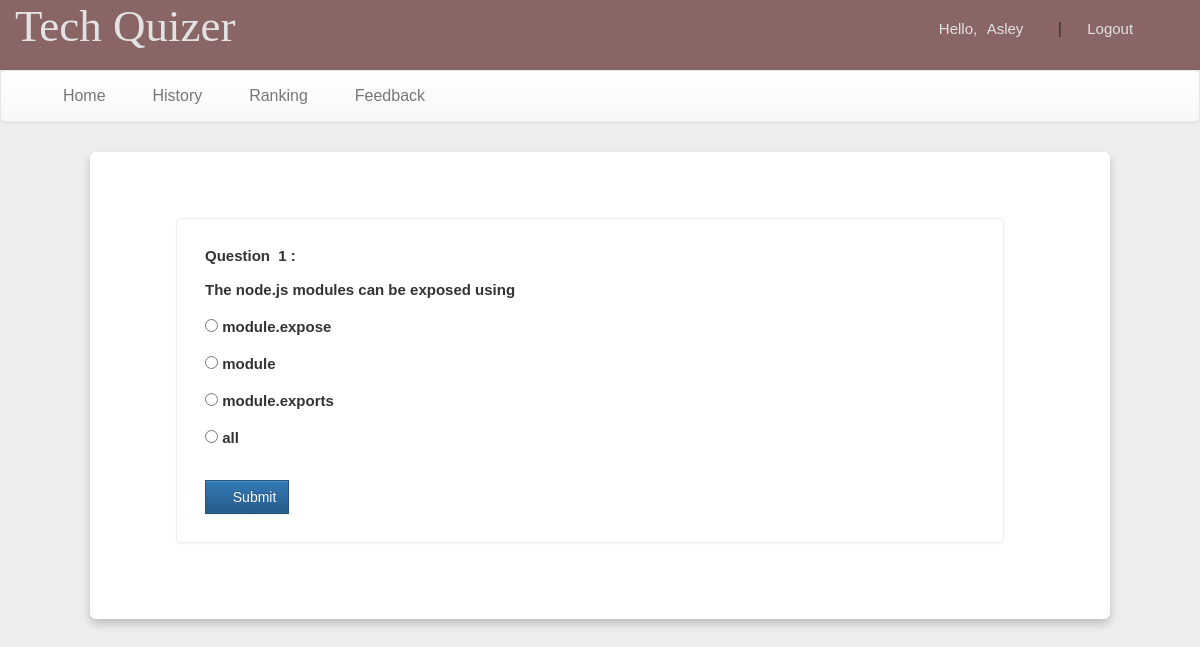
/account.php?q=quiz&step=2&eid=6073360884420&n=1&t=3 (signed in), run on the app's committed database.
### tables this page shows
CREATE TABLE `questions` (
  `eid` text NOT NULL,
  `qid` text NOT NULL,
  `qns` text NOT NULL,
  `choice` int(10) NOT NULL,
  `sn` int(11) NOT NULL
);

CREATE TABLE `options` (
  `qid` varchar(50) NOT NULL,
  `option` varchar(5000) NOT NULL,
  `optionid` text NOT NULL
);

### account.php (the view, shortened to what this page needs)
<!DOCTYPE html PUBLIC "-//W3C//DTD XHTML 1.0 Transitional//EN" "http://www.w3.org/TR/xhtml1/DTD/xhtml1-transitional.dtd">
<html xmlns="http://www.w3.org/1999/xhtml">
<head>
<link  rel="stylesheet" href="css/bootstrap.min.css"/>
 <link  rel="stylesheet" href="css/bootstrap-theme.min.css"/>
 <link rel="stylesheet" href="css/main.css">
 <link  rel="stylesheet" href="css/font.css">
</head>
<body>
<div class="header">
<div class="row">
<div class="col-lg-6">
<span class="logo">Tech Quizer</span></div>
<div class="col-md-4 col-md-offset-2">
 <?php
 include_once 'dbConnection.php';
  if(!(isset($_SESSION['email']))){
header("location:main.php");
}
else
{
$name = $_SESSION['name'];
echo '<span class="pull-right top title1" ><span class="log1"><span class="glyphicon glyphicon-user" aria-hidden="true"></span>&nbsp;&nbsp;&nbsp;&nbsp;Hello,</span> <a href="account.php?q=1" class="log log1">'.$name.'</a>&nbsp;|&nbsp;<a href="logout.php?q=account.php" class="log"><span class="glyphicon glyphicon-log-out" aria-hidden="true"></span>&nbsp;Logout</button></a></span>';
}?>
</div>
</div></div>
<div class="bg">
<nav class="navbar navbar-default title1">
  <div class="container-fluid">
    <div class="collapse navbar-collapse" id="bs-example-navbar-collapse-1">
      <ul class="nav navbar-nav">
        <li <?php if(@$_GET['q']==1) echo'class="active"'; ?> ><a href="account.php?q=1"><span class="glyphicon glyphicon-home" aria-hidden="true"></span>&nbsp;Home<span class="sr-only">(current)</span></a></li>
        <li <?php if(@$_GET['q']==2) echo'class="active"'; ?>><a href="account.php?q=2"><span class="glyphicon glyphicon-list-alt" aria-hidden="true"></span>&nbsp;History</a></li>
		<li <?php if(@$_GET['q']==3) echo'class="active"'; ?>><a href="account.php?q=3"><span class="glyphicon glyphicon-stats" aria-hidden="true"></span>&nbsp;Ranking</a></li>
    <li <?php if(@$_GET['q']==4) echo'class="active"'; ?>><a href="feedback.php"><span class="glyphicon glyphicon-comment" aria-hidden="true"></span>&nbsp;Feedback</a></li></ul>
      </div>
  </div>
</nav>
<div class="container">
<div class="row">
<div class="col-md-12">
<?php
if(@$_GET['q']== 'quiz' && @$_GET['step']== 2) {
$eid=@$_GET['eid'];
$sn=@$_GET['n'];
$total=@$_GET['t'];
$q=mysqli_query($con,"SELECT * FROM questions WHERE eid='$eid' AND sn='$sn' " );
echo '<div class="panel" style="margin:5%">';
while($row=mysqli_fetch_array($q) )
{
$qns=$row['qns'];
$qid=$row['qid'];
echo '<b>Question &nbsp;'.$sn.'&nbsp;:<br><br>'.$qns.' <br>';
}
$q=mysqli_query($con,"SELECT * FROM options WHERE qid='$qid' " );
echo '<form action="update.php?q=quiz&step=2&eid='.$eid.'&n='.$sn.'&t='.$total.'&qid='.$qid.'" method="POST"  class="form-horizontal">
<br />';
while($row=mysqli_fetch_array($q) )
{
$option=$row['option'];
$optionid=$row['optionid'];
echo'<input type="radio" name="ans" value="'.$optionid.'"><b> '.$option.' </b><br><br>';
}
echo'<br /><button type="submit" class="btn btn-primary" style="border-radius:0%"><span class="glyphicon glyphicon-lock" aria-hidden="true"></span>&nbsp;Submit</button></form></div>';
}
?>
</div></div></div></div>
</body>
</html>

### css/main.css (style rules this page uses)
body { overflow-x: hidden; width: 100%; font: 15px "Century Gothic", "Times Roman", sans-serif; background: #eee; min-height: 550px; background-attachment: fixed; }
.bg { min-height: 540px; }
.panel { border-color: #eee; padding: 28px; font: 15px "Century Gothic", "Times Roman", sans-serif; margin-left: -18px; margin-top: 22px; }
.header { background: #896565; height: 70px; }
.logo { font-family: "typo"; font-size: 45px; color: #e2e2e2; margin: 15px; }
.title1 { font: 16px "Century Gothic", "Times Roman", sans-serif; }
.top { margin-top: 20px; }
.log1 { font: 15px "Ubuntu", sans-serif; color: #e2e2e2; margin-left: 10px; }
.log { margin: 10px; margin-right: 30px; margin-left: 5px; color: #e2e2e2; text-decoration: none; font-size: 20px; font-size: 15px; }
.container { width: 85%; background: #fff; border-radius: 6px; padding: 20px 60px 30px 40px; box-shadow: 0 5px 10px rgba(0, 0, 0, 0.2); margin-top: 30px; }

### data on the page
questions: qns "The node.js modules can be exposed using"
options: option "module.expose"
options: option "module"
options: option "module.exports"
options: option "all"

### other printed values
$name "Asley"
